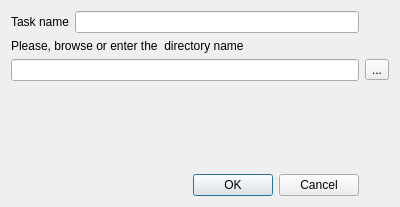
<?xml version="1.0" encoding="UTF-8"?>
<ui version="4.0">
 <class>DirNameDialog</class>
 <widget class="QDialog" name="DirNameDialog">
  <property name="geometry">
   <rect>
    <x>0</x>
    <y>0</y>
    <width>400</width>
    <height>207</height>
   </rect>
  </property>
  <property name="windowTitle">
   <string>Dialog</string>
  </property>
  <layout class="QGridLayout" name="gridLayout">
   <item row="0" column="0">
    <widget class="QLabel" name="label">
     <property name="text">
      <string>Task name</string>
     </property>
    </widget>
   </item>
   <item row="0" column="1">
    <widget class="QLineEdit" name="nameEdit"/>
   </item>
   <item row="1" column="0" colspan="3">
    <widget class="QLabel" name="label_2">
     <property name="text">
      <string>Please, browse or enter the  directory name</string>
     </property>
    </widget>
   </item>
   <item row="2" column="0" colspan="2">
    <widget class="QLineEdit" name="pathEdit"/>
   </item>
   <item row="2" column="2">
    <widget class="QToolButton" name="pathButton">
     <property name="text">
      <string>...</string>
     </property>
    </widget>
   </item>
   <item row="3" column="1">
    <spacer name="verticalSpacer">
     <property name="orientation">
      <enum>Qt::Vertical</enum>
     </property>
     <property name="sizeHint" stdset="0">
      <size>
       <width>20</width>
       <height>50</height>
      </size>
     </property>
    </spacer>
   </item>
   <item row="4" column="0" colspan="2">
    <widget class="QDialogButtonBox" name="buttonBox">
     <property name="orientation">
      <enum>Qt::Horizontal</enum>
     </property>
     <property name="standardButtons">
      <set>QDialogButtonBox::Cancel|QDialogButtonBox::Ok</set>
     </property>
    </widget>
   </item>
  </layout>
 </widget>
 <resources/>
 <connections>
  <connection>
   <sender>buttonBox</sender>
   <signal>accepted()</signal>
   <receiver>DirNameDialog</receiver>
   <slot>accept()</slot>
   <hints>
    <hint type="sourcelabel">
     <x>248</x>
     <y>254</y>
    </hint>
    <hint type="destinationlabel">
     <x>157</x>
     <y>274</y>
    </hint>
   </hints>
  </connection>
  <connection>
   <sender>buttonBox</sender>
   <signal>rejected()</signal>
   <receiver>DirNameDialog</receiver>
   <slot>reject()</slot>
   <hints>
    <hint type="sourcelabel">
     <x>316</x>
     <y>260</y>
    </hint>
    <hint type="destinationlabel">
     <x>286</x>
     <y>274</y>
    </hint>
   </hints>
  </connection>
 </connections>
</ui>
